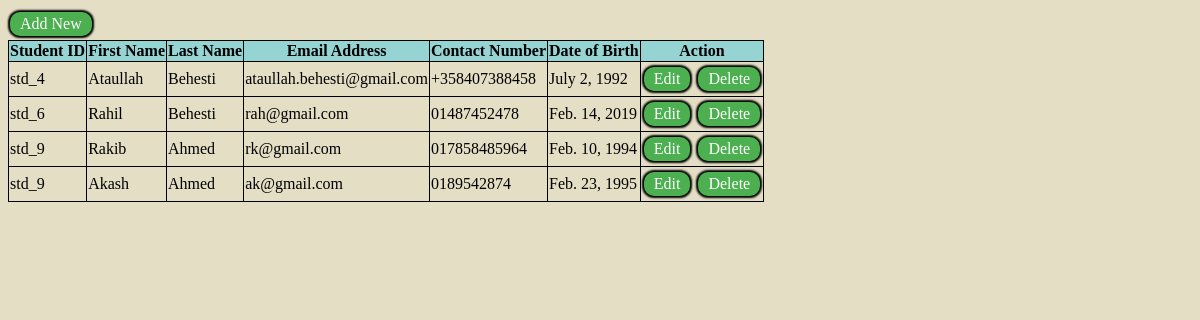
Page /all-students on the committed database.
### studentapp/models.py (models this page shows)
class Student(models.Model):
    std_id = models.CharField(max_length=100)
    std_first_name = models.CharField(max_length=200)
    std_last_name = models.CharField(max_length=200)
    std_email = models.EmailField()
    std_contact_number = models.CharField(max_length=15)
    std_birth_date = models.DateField()
    class Meta:
        db_table = "student"

### studentapp/views.py (the view)
# urls.py: path('all-students', views.getAllData),
def getAllData(request):
    students = Student.objects.all() #  select * from table ;
    return render(request, "show.html", {"students": students})

### studentapp/templates/show.html (shortened to what this page needs)
<!DOCTYPE html>
<html lang="en">
<head>
</head>
<body>
<a href="/add-student" class="button">Add New</a>
    <table>
        <thead>
            <tr>
                <th>Student ID</th>
                <th>First Name</th>
                <th>Last Name</th>
                <th>Email Address</th>
                <th>Contact Number</th>
                <th>Date of Birth</th>
                <th>Action</th>
            </tr>
        </thead>
        <tbody>
        {%for student in students%}
            <tr>
                <td>{{student.std_id}}</td>
                <td>{{student.std_first_name}}</td>
                <td>{{student.std_last_name}}</td>
                <td>{{student.std_email}}</td>
                <td>{{student.std_contact_number}}</td>
                <td>{{student.std_birth_date}}</td>
                <td>
                    <a href="/edit/{{student.id}}" class="button">Edit</a>
                    <a href="/delete/{{student.id}}" class="button">Delete</a>
                </td>
            </tr>
        {%endfor%}
        </tbody>
    </table>
</body>
</html>

### studentapp/templates/show.html (style rules this page uses)
table, th, td { border: 1px solid black; border-collapse: collapse; }
th { background-color: #96D4D4; }
.button { background-color: #4CAF50; border: none; color: white; padding: 3px 10px; text-align: center; text-decoration: none; display: inline-block; font-size: 16px; margin: 4px 2px; cursor: pointer; border-radius: 10px; box-shadow: 0px 0px 2px 2px rgb(0,0,0); }
body { align-items: left; justify-content: center; margin: 20 auto; height: 90vh; background-color: rgba(190, 179, 117, 0.425);; }

### rows in the picture
Student: std_id "std_4", std_first_name "Ataullah", std_last_name "Behesti", std_email "ataullah.behesti@gmail.com", std_contact_number "+358407388458", std_birth_date "July 2, 1992"
Student: std_id "std_6", std_first_name "Rahil", std_last_name "Behesti", std_email "rah@gmail.com", std_contact_number "01487452478", std_birth_date "Feb. 14, 2019"
Student: std_id "std_9", std_first_name "Rakib", std_last_name "Ahmed", std_email "rk@gmail.com", std_contact_number "017858485964", std_birth_date "Feb. 10, 1994"
Student: std_id "std_9", std_first_name "Akash", std_last_name "Ahmed", std_email "ak@gmail.com", std_contact_number "0189542874", std_birth_date "Feb. 23, 1995"
